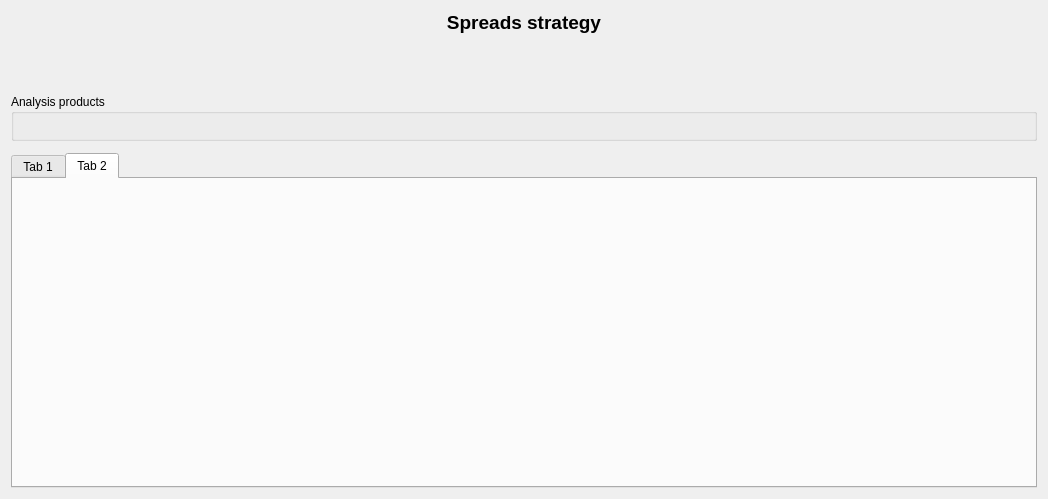
<?xml version="1.0" encoding="UTF-8"?>
<ui version="4.0">
 <class>wdgStrategySpreads</class>
 <widget class="QWidget" name="wdgStrategySpreads">
  <property name="geometry">
   <rect>
    <x>0</x>
    <y>0</y>
    <width>1048</width>
    <height>499</height>
   </rect>
  </property>
  <property name="windowTitle">
   <string>Form</string>
  </property>
  <layout class="QHBoxLayout" name="horizontalLayout_5">
   <item>
    <layout class="QVBoxLayout" name="verticalLayout_2">
     <item>
      <widget class="QLabel" name="lblTitulo">
       <property name="font">
        <font>
         <pointsize>14</pointsize>
         <weight>75</weight>
         <bold>true</bold>
        </font>
       </property>
       <property name="text">
        <string>Spreads strategy</string>
       </property>
       <property name="alignment">
        <set>Qt::AlignCenter</set>
       </property>
      </widget>
     </item>
     <item>
      <layout class="QHBoxLayout" name="horizontalLayout_4">
       <item>
        <spacer name="horizontalSpacer_2">
         <property name="orientation">
          <enum>Qt::Horizontal</enum>
         </property>
         <property name="sizeHint" stdset="0">
          <size>
           <width>40</width>
           <height>20</height>
          </size>
         </property>
        </spacer>
       </item>
       <item>
        <widget class="QLabel" name="lblPixmap">
         <property name="sizePolicy">
          <sizepolicy hsizetype="Fixed" vsizetype="Fixed">
           <horstretch>0</horstretch>
           <verstretch>0</verstretch>
          </sizepolicy>
         </property>
         <property name="minimumSize">
          <size>
           <width>48</width>
           <height>48</height>
          </size>
         </property>
         <property name="maximumSize">
          <size>
           <width>48</width>
           <height>48</height>
          </size>
         </property>
         <property name="pixmap">
          <pixmap resource="../images/xulpymoney.qrc">:/xulpymoney/compare.png</pixmap>
         </property>
         <property name="scaledContents">
          <bool>true</bool>
         </property>
         <property name="alignment">
          <set>Qt::AlignCenter</set>
         </property>
        </widget>
       </item>
       <item>
        <spacer name="horizontalSpacer">
         <property name="orientation">
          <enum>Qt::Horizontal</enum>
         </property>
         <property name="sizeHint" stdset="0">
          <size>
           <width>40</width>
           <height>20</height>
          </size>
         </property>
        </spacer>
       </item>
      </layout>
     </item>
     <item>
      <widget class="QGroupBox" name="groupBox">
       <property name="title">
        <string>Analysis products</string>
       </property>
       <layout class="QHBoxLayout" name="horizontalLayout_3">
        <item>
         <layout class="QVBoxLayout" name="verticalLayout">
          <item>
           <layout class="QHBoxLayout" name="horizontalLayout">
            <item>
             <widget class="wdgProductSelector" name="wdgA" native="true"/>
            </item>
            <item>
             <widget class="wdgProductSelector" name="wdgIndexA" native="true"/>
            </item>
           </layout>
          </item>
          <item>
           <layout class="QHBoxLayout" name="horizontalLayout_2">
            <item>
             <widget class="wdgProductSelector" name="wdgB" native="true"/>
            </item>
            <item>
             <widget class="wdgProductSelector" name="wdgIndexB" native="true"/>
            </item>
           </layout>
          </item>
         </layout>
        </item>
       </layout>
      </widget>
     </item>
     <item>
      <widget class="QWidget" name="mqtwInformation" native="true"/>
     </item>
     <item>
      <widget class="QTabWidget" name="tabWidget">
       <property name="currentIndex">
        <number>1</number>
       </property>
       <widget class="QWidget" name="tab">
        <attribute name="title">
         <string>Tab 1</string>
        </attribute>
       </widget>
       <widget class="QWidget" name="tab_2">
        <attribute name="title">
         <string>Tab 2</string>
        </attribute>
       </widget>
      </widget>
     </item>
    </layout>
   </item>
  </layout>
 </widget>
 <customwidgets>
  <customwidget>
   <class>wdgProductSelector</class>
   <extends>QWidget</extends>
   <header location="global">wdgProductSelector</header>
   <container>1</container>
  </customwidget>
 </customwidgets>
 <resources>
  <include location="../images/xulpymoney.qrc"/>
 </resources>
 <connections/>
</ui>
